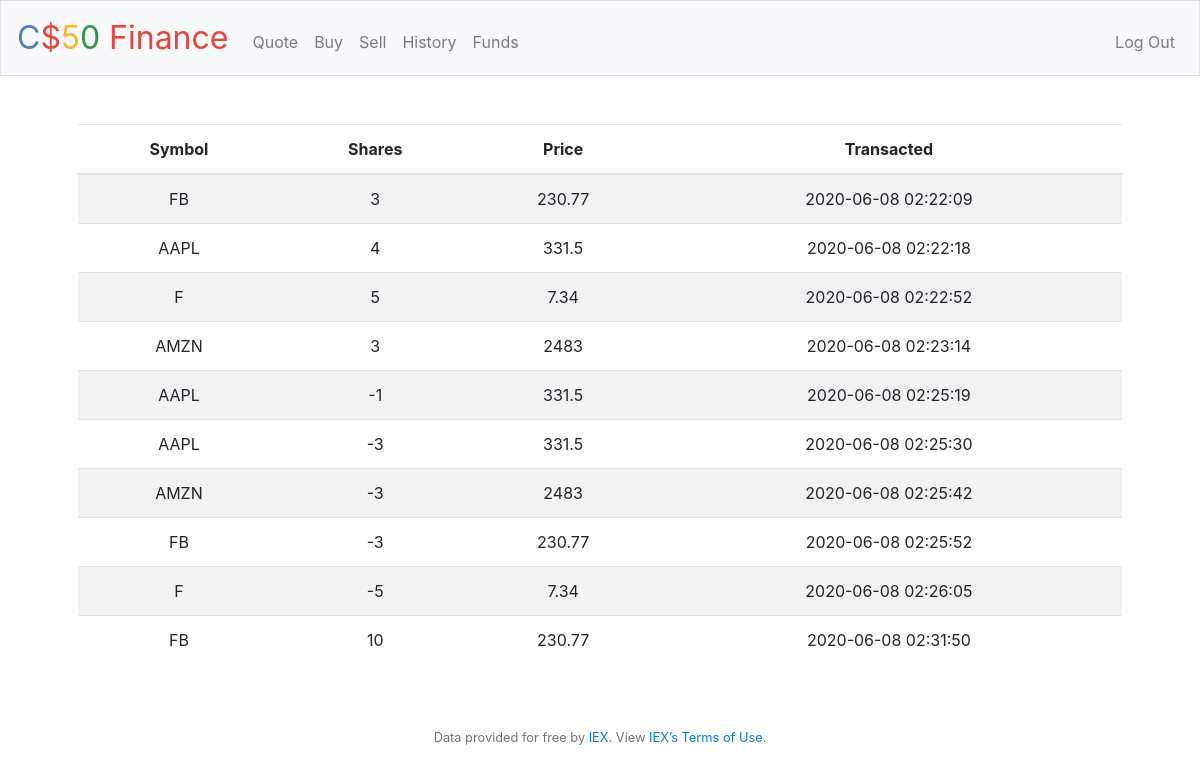
The app's page /history (signed in) with its own data.
### tables this page shows
CREATE TABLE 'history' ('history_id' integer PRIMARY KEY NOT NULL, 'user_id' integer, 'symbol' text, 'shares' integer, 'price' integer, 'date_tm' datetime);

### pset8/finance/application.py (the view)
@app.route("/history")
@login_required
def history():
    rows = db.execute("SELECT * FROM history WHERE user_id = ? and shares <> 0;", session["user_id"])
    return render_template("history.html", rows=rows)

### pset8/finance/application.py (called while the page is built)
@app.after_request
def after_request(response):
    response.headers["Cache-Control"] = "no-cache, no-store, must-revalidate"
    response.headers["Expires"] = 0
    response.headers["Pragma"] = "no-cache"
    return response

### pset8/finance/helpers.py (called while the page is built)
def login_required(f):
    @wraps(f)
    def decorated_function(*args, **kwargs):
        if session.get("user_id") is None:
            return redirect("/login")
        return f(*args, **kwargs)
    return decorated_function

### pset8/finance/templates/history.html (shortened to what this page needs)
{% extends "layout.html" %}
{% block main %}
    <table class="table table-striped">
        <thead>
            <tr>
                <th>Symbol</th>
                <th>Shares</th>
                <th>Price</th>
                <th>Transacted</th>
            </tr>
        </thead>
        <tbody>
            {% for row in rows %}
                <tr>
                    <td>{{row["symbol"]}}</td>
                    <td>{{row["shares"]}}</td>
                    <td>{{row["price"]}}</td>
                    <td>{{row["date_tm"]}}</td>
                </tr>
            {% endfor %}
        </tbody>
    </table>
{% endblock %}

### pset8/finance/templates/layout.html (shortened to what this page needs)
<!DOCTYPE html>
<html lang="en">
    <head>
        <link href="https://maxcdn.bootstrapcdn.com/bootstrap/4.1.3/css/bootstrap.min.css" rel="stylesheet">
        <link href="/static/styles.css" rel="stylesheet">
    </head>
    <body>
        <nav class="navbar navbar-expand-md navbar-light bg-light border">
            <a class="navbar-brand" href="/"><span class="blue">C</span><span class="red">$</span><span class="yellow">5</span><span class="green">0</span> <span class="red">Finance</span></a>
            <div class="collapse navbar-collapse" id="navbar">
                {% if session.user_id %}
                    <ul class="navbar-nav mr-auto mt-2">
                        <li class="nav-item"><a class="nav-link" href="/quote">Quote</a></li>
                        <li class="nav-item"><a class="nav-link" href="/buy">Buy</a></li>
                        <li class="nav-item"><a class="nav-link" href="/sell">Sell</a></li>
                        <li class="nav-item"><a class="nav-link" href="/history">History</a></li>
                        <li class="nav-item"><a class="nav-link" href="/funds">Funds</a></li>
                    </ul>
                    <ul class="navbar-nav ml-auto mt-2">
                        <li class="nav-item"><a class="nav-link" href="/logout">Log Out</a></li>
                    </ul>
                {% else %}
                    <ul class="navbar-nav ml-auto mt-2">
                        <li class="nav-item"><a class="nav-link" href="/register">Register</a></li>
                        <li class="nav-item"><a class="nav-link" href="/login">Log In</a></li>
                    </ul>
                {% endif %}
            </div>
        </nav>
        <main class="container p-5">
            {% block main %}{% endblock %}
        </main>
        <footer class="small text-center text-muted">
            Data provided for free by <a href="https://iextrading.com/developer">IEX</a>. View <a href="https://iextrading.com/api-exhibit-a/">IEX’s Terms of Use</a>.
        </footer>
    </body>
</html>

### pset8/finance/static/styles.css (style rules this page uses)
nav .navbar-brand { font-size: xx-large; }
nav .navbar-brand .blue { color: #537fbe; }
nav .navbar-brand .red { color: #ea433b; }
nav .navbar-brand .yellow { color: #f5b82e; }
nav .navbar-brand .green { color: #2e944b; }
main { overflow-x: auto; text-align: center; }

### records on screen
history: symbol "FB", shares "3", price "230.77", date_tm "2020-06-08 02:22:09"
history: symbol "AAPL", shares "4", price "331.5", date_tm "2020-06-08 02:22:18"
history: symbol "F", shares "5", price "7.34", date_tm "2020-06-08 02:22:52"
history: symbol "AMZN", shares "3", price "2483", date_tm "2020-06-08 02:23:14"
history: symbol "AAPL", shares "-1", price "331.5", date_tm "2020-06-08 02:25:19"
history: symbol "AAPL", shares "-3", price "331.5", date_tm "2020-06-08 02:25:30"
history: symbol "AMZN", shares "-3", price "2483", date_tm "2020-06-08 02:25:42"
history: symbol "FB", shares "-3", price "230.77", date_tm "2020-06-08 02:25:52"
history: symbol "F", shares "-5", price "7.34", date_tm "2020-06-08 02:26:05"
history: symbol "FB", shares "10", price "230.77", date_tm "2020-06-08 02:31:50"
